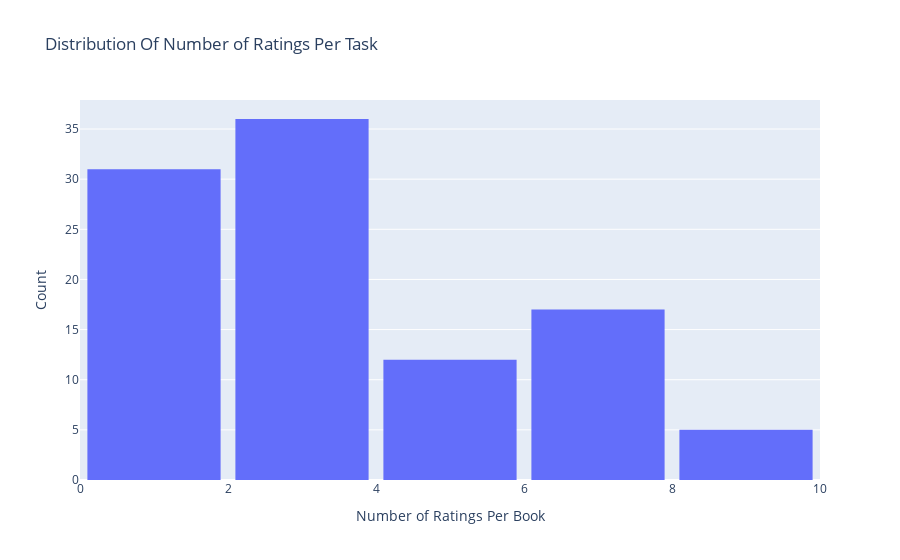
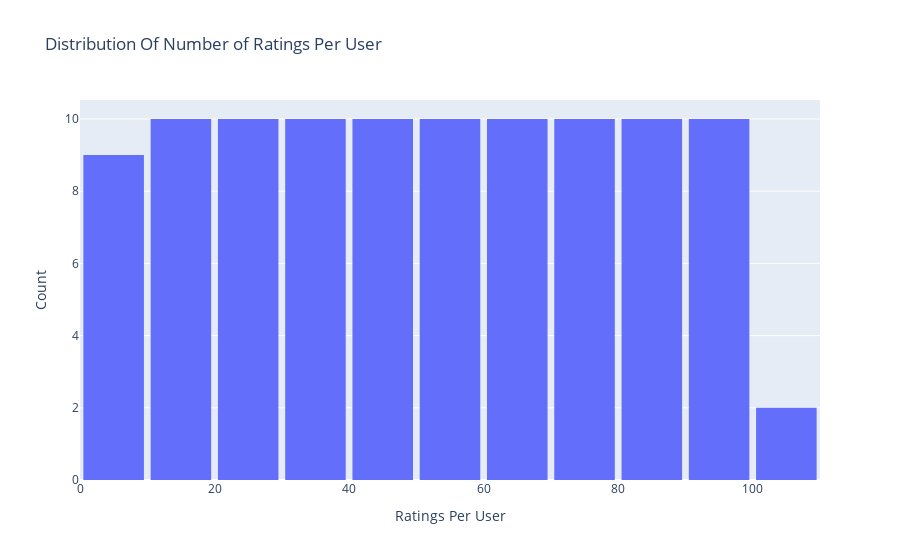

The notebook cell saved with these charts, in order:
### Code cell
#add
# Create trace
trace = go.Histogram(x = combined_task_data.TaskId,
                     name = 'Ratings',
                     xbins = dict(start = 0,
                                  end = 200,
                                  size = 2))
# Create layout
layout = go.Layout(title = 'Distribution Of Number of Ratings Per Task',
                   xaxis = dict(title = 'Number of Ratings Per Book'),
                   yaxis = dict(title = 'Count'),
                   bargap = 0.1)

# Create plot
fig = go.Figure(data=[trace], layout=layout)
iplot(fig)
#add

#add
# Create trace
trace = go.Histogram(x = combined_task_data.id,
                     name = 'Ratings',
                     xbins = dict(start = 0,
                                  end = 200,
                                  size = 10))
# Create layout
layout = go.Layout(title = 'Distribution Of Number of Ratings Per User',
                   xaxis = dict(title = 'Ratings Per User'),
                   yaxis = dict(title = 'Count'),
                   bargap = 0.1)

# Create plot
fig = go.Figure(data=[trace], layout=layout)
iplot(fig)
#add

### Figure 1 — Plotly figure (JSON) as saved in the notebook; plotly's stock layout.template omitted (floating-point values rounded to 4 significant figures)
{"data": [{"name": "Ratings", "type": "histogram", "x": [1, 1, 1, 1, 1, 1, 1, 1, 1, 1, 1, 1, 1, 1, 1, 1, 1, 1, 1, 1, 1, 1, 1, 1, 1, 1, 1, 1, 1, 1, 1, 2, 2, 2, 2, 2, 2, 2, 2, 2, 2, 2, 2, 2, 2, 2, 2, 2, 3, 3, 3, 3, 3, 3, 3, 3, 3, 3, 3, 3, 3, 3, 3, 3, 3, 3, 3, 4, 4, 4, 4, 4, 4, 4, 5, 5, 5, 5, 5, 6, 6, 6, 6, 6, 6, 6, 7, 7, 7, 7, 7, 7, 7, 7, 7, 7, 8, 8, 8, 8, 8], "xbins": {"end": 200, "size": 2, "start": 0}}], "layout": {"bargap": 0.1, "title": {"text": "Distribution Of Number of Ratings Per Task"}, "xaxis": {"title": {"text": "Number of Ratings Per Book"}}, "yaxis": {"title": {"text": "Count"}}}}

### Figure 2 — Plotly figure (JSON) as saved in the notebook; plotly's stock layout.template omitted (floating-point values rounded to 4 significant figures)
{"data": [{"name": "Ratings", "type": "histogram", "x": [1, 11, 12, 14, 15, 16, 21, 22, 26, 27, 28, 31, 32, 33, 34, 39, 40, 44, 45, 46, 48, 58, 59, 61, 65, 74, 77, 83, 92, 94, 95, 2, 13, 17, 24, 35, 36, 62, 63, 71, 73, 75, 76, 78, 82, 89, 97, 99, 3, 9, 10, 20, 25, 30, 37, 38, 43, 47, 52, 54, 60, 69, 72, 84, 86, 93, 100, 4, 23, 41, 50, 67, 80, 96, 5, 56, 88, 98, 101, 6, 19, 42, 49, 53, 79, 91, 7, 18, 51, 55, 64, 66, 68, 70, 85, 90, 8, 29, 57, 81, 87], "xbins": {"end": 200, "size": 10, "start": 0}}], "layout": {"bargap": 0.1, "title": {"text": "Distribution Of Number of Ratings Per User"}, "xaxis": {"title": {"text": "Ratings Per User"}}, "yaxis": {"title": {"text": "Count"}}}}
